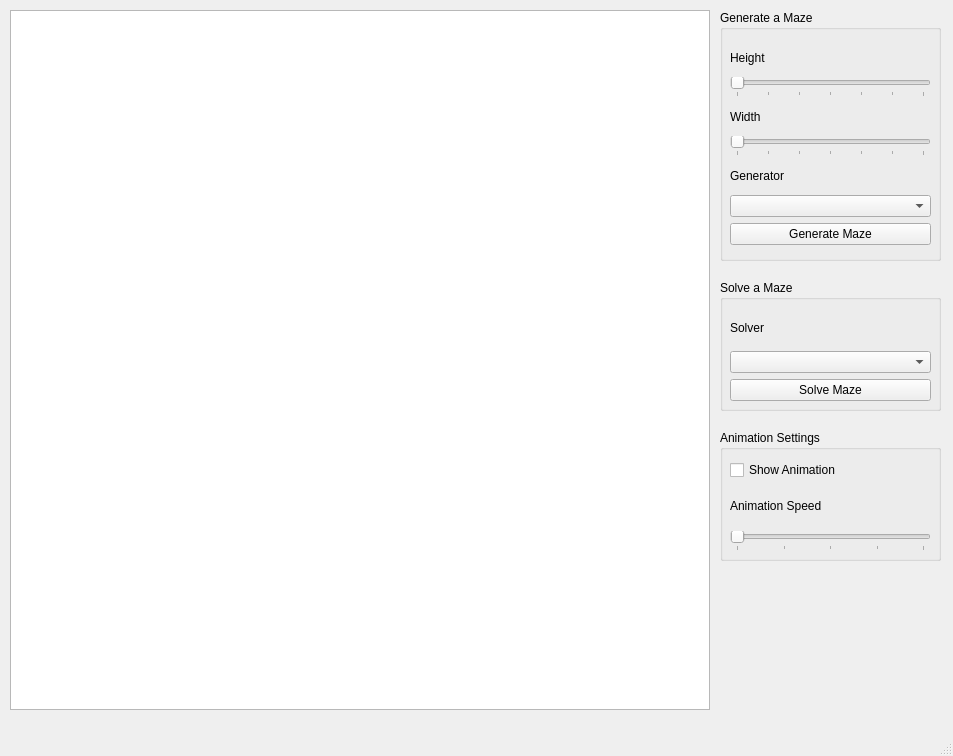
<?xml version="1.0" encoding="UTF-8"?>
<ui version="4.0">
 <class>MainWindow</class>
 <widget class="QMainWindow" name="MainWindow">
  <property name="geometry">
   <rect>
    <x>0</x>
    <y>0</y>
    <width>953</width>
    <height>756</height>
   </rect>
  </property>
  <property name="windowTitle">
   <string>MainWindow</string>
  </property>
  <widget class="QWidget" name="centralwidget">
   <widget class="QGraphicsView" name="drawArea">
    <property name="geometry">
     <rect>
      <x>10</x>
      <y>10</y>
      <width>700</width>
      <height>700</height>
     </rect>
    </property>
    <property name="layoutDirection">
     <enum>Qt::LeftToRight</enum>
    </property>
    <property name="autoFillBackground">
     <bool>false</bool>
    </property>
   </widget>
   <widget class="QGroupBox" name="groupBox">
    <property name="geometry">
     <rect>
      <x>720</x>
      <y>10</y>
      <width>221</width>
      <height>251</height>
     </rect>
    </property>
    <property name="title">
     <string>Generate a Maze</string>
    </property>
    <property name="alignment">
     <set>Qt::AlignLeading|Qt::AlignLeft|Qt::AlignTop</set>
    </property>
    <widget class="QWidget" name="verticalLayoutWidget">
     <property name="geometry">
      <rect>
       <x>0</x>
       <y>24</y>
       <width>221</width>
       <height>221</height>
      </rect>
     </property>
     <layout class="QVBoxLayout" name="verticalLayout">
      <property name="leftMargin">
       <number>10</number>
      </property>
      <property name="topMargin">
       <number>10</number>
      </property>
      <property name="rightMargin">
       <number>10</number>
      </property>
      <property name="bottomMargin">
       <number>10</number>
      </property>
      <item>
       <widget class="QLabel" name="label">
        <property name="text">
         <string>Height</string>
        </property>
       </widget>
      </item>
      <item>
       <widget class="QSlider" name="heightSlider">
        <property name="minimum">
         <number>6</number>
        </property>
        <property name="maximum">
         <number>30</number>
        </property>
        <property name="orientation">
         <enum>Qt::Horizontal</enum>
        </property>
        <property name="tickPosition">
         <enum>QSlider::TicksBelow</enum>
        </property>
        <property name="tickInterval">
         <number>4</number>
        </property>
       </widget>
      </item>
      <item>
       <widget class="QLabel" name="label_2">
        <property name="text">
         <string>Width</string>
        </property>
       </widget>
      </item>
      <item>
       <widget class="QSlider" name="widthSlider">
        <property name="minimum">
         <number>6</number>
        </property>
        <property name="maximum">
         <number>30</number>
        </property>
        <property name="orientation">
         <enum>Qt::Horizontal</enum>
        </property>
        <property name="tickPosition">
         <enum>QSlider::TicksBelow</enum>
        </property>
        <property name="tickInterval">
         <number>4</number>
        </property>
       </widget>
      </item>
      <item>
       <widget class="QLabel" name="label_3">
        <property name="text">
         <string>Generator</string>
        </property>
       </widget>
      </item>
      <item>
       <widget class="QComboBox" name="generatorDropDown"/>
      </item>
      <item>
       <widget class="QPushButton" name="generateButton">
        <property name="text">
         <string>Generate Maze</string>
        </property>
       </widget>
      </item>
     </layout>
    </widget>
   </widget>
   <widget class="QGroupBox" name="groupBox_2">
    <property name="geometry">
     <rect>
      <x>720</x>
      <y>280</y>
      <width>221</width>
      <height>131</height>
     </rect>
    </property>
    <property name="title">
     <string>Solve a Maze</string>
    </property>
    <widget class="QWidget" name="verticalLayoutWidget_2">
     <property name="geometry">
      <rect>
       <x>0</x>
       <y>20</y>
       <width>221</width>
       <height>111</height>
      </rect>
     </property>
     <layout class="QVBoxLayout" name="verticalLayout_2">
      <property name="leftMargin">
       <number>10</number>
      </property>
      <property name="topMargin">
       <number>10</number>
      </property>
      <property name="rightMargin">
       <number>10</number>
      </property>
      <property name="bottomMargin">
       <number>10</number>
      </property>
      <item>
       <widget class="QLabel" name="label_4">
        <property name="text">
         <string>Solver</string>
        </property>
       </widget>
      </item>
      <item>
       <widget class="QComboBox" name="solverDropDown"/>
      </item>
      <item>
       <widget class="QPushButton" name="solveButton">
        <property name="text">
         <string>Solve Maze</string>
        </property>
       </widget>
      </item>
     </layout>
    </widget>
   </widget>
   <widget class="QGroupBox" name="groupBox_3">
    <property name="geometry">
     <rect>
      <x>720</x>
      <y>430</y>
      <width>221</width>
      <height>131</height>
     </rect>
    </property>
    <property name="title">
     <string>Animation Settings</string>
    </property>
    <widget class="QWidget" name="verticalLayoutWidget_3">
     <property name="geometry">
      <rect>
       <x>0</x>
       <y>20</y>
       <width>221</width>
       <height>111</height>
      </rect>
     </property>
     <layout class="QVBoxLayout" name="verticalLayout_3">
      <property name="leftMargin">
       <number>10</number>
      </property>
      <property name="topMargin">
       <number>10</number>
      </property>
      <property name="rightMargin">
       <number>10</number>
      </property>
      <property name="bottomMargin">
       <number>10</number>
      </property>
      <item>
       <widget class="QCheckBox" name="animationToggle">
        <property name="text">
         <string>Show Animation</string>
        </property>
       </widget>
      </item>
      <item>
       <widget class="QLabel" name="label_5">
        <property name="text">
         <string>Animation Speed</string>
        </property>
       </widget>
      </item>
      <item>
       <widget class="QSlider" name="animationSlider">
        <property name="minimum">
         <number>100</number>
        </property>
        <property name="maximum">
         <number>500</number>
        </property>
        <property name="sliderPosition">
         <number>100</number>
        </property>
        <property name="orientation">
         <enum>Qt::Horizontal</enum>
        </property>
        <property name="invertedControls">
         <bool>false</bool>
        </property>
        <property name="tickPosition">
         <enum>QSlider::TicksBelow</enum>
        </property>
        <property name="tickInterval">
         <number>100</number>
        </property>
       </widget>
      </item>
     </layout>
    </widget>
   </widget>
  </widget>
  <widget class="QMenuBar" name="menubar">
   <property name="geometry">
    <rect>
     <x>0</x>
     <y>0</y>
     <width>953</width>
     <height>25</height>
    </rect>
   </property>
  </widget>
  <widget class="QStatusBar" name="statusbar"/>
 </widget>
 <resources/>
 <connections/>
</ui>
